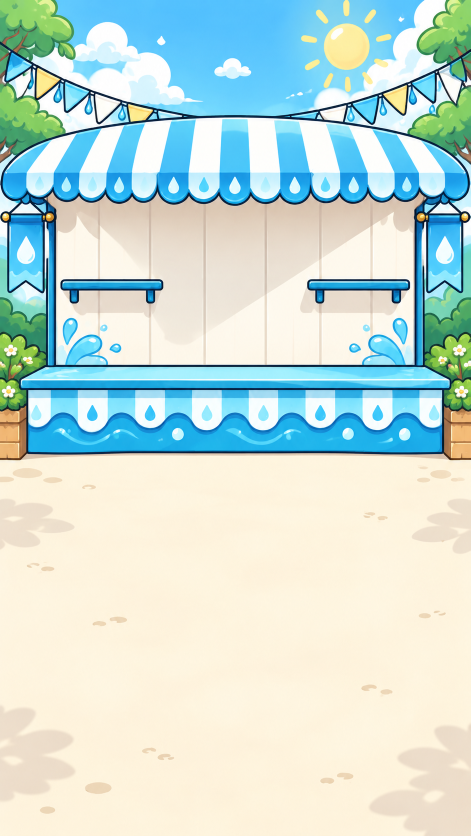
#> input picture frontend/assets/art/src/pitstop-water-point.png, 941 x 1672 px (shown at 1/2 size)
$ python install-pit-stop-art.py
#> lines starting #> are read from the running program, lines starting #| are printed output that depends on the picture
"""Cut the painted Water Point plates from the delivered master.

The shop scene used to draw its own environment as vector art. It is painted
now — one illustration of the whole stall — and this pass turns that single
file into the two plates the scene actually needs.

TWO PLATES, BECAUSE THE SCENE HAS TWO DEPTHS. The crew stands between them:

  * `pitstop-backdrop.png` — everything BEHIND the volunteers: sky, sun,
    bunting, trees, the canopy, the back wall, both shelves, and the counter's
    top surface. Opaque, full scene.
  * `pitstop-counter.png` — the counter from its BACK EDGE down, on a
    transparent canvas. Drawn after the crew, so it cuts them off at the hip
    the way a real counter would.

The counter band is not re-cropped out of the source separately: both plates
come from ONE resize of the same crop, and the front plate is simply rows
`CUT_Y` and below of it. Resizing twice would land the two on subtly different
pixel grids and leave a hairline seam across the counter's top edge at some
widths — the plates overlap exactly because they are literally the same
pixels.

THE CUT SITS TWO SOURCE ROWS ABOVE THE INK. The counter's top outline starts
at row 730; cutting at 728 means the front plate carries the whole outline and
the crew is hidden from just above it. Cutting ON the line would leave a
1px window of body showing through the stroke's anti-aliasing.

The bottom of the source is ~760px of empty sand — the stall stops at row 906.
`CROP_H` keeps a few rows past the counter's lower outline and drops the rest,
which is what takes the scene from a 0.56 portrait to a ~1.03 hero.

Usage (from frontend/):

    python scripts/install-pit-stop-art.py [master.png]

Writes assets/art/shop/pitstop-backdrop.png and pitstop-counter.png. Keep the
numbers here in step with `SCENE` in src/config/pitStop.js — they describe the
same picture, and the layout frames there are measured off this crop.
"""

import sys
from pathlib import Path

from PIL import Image

HERE = Path(__file__).resolve().parent
ASSETS = HERE.parent / "assets" / "art"
MASTER = ASSETS / "src" / "pitstop-water-point.png"
OUT = ASSETS / "shop"

# The master as delivered.
SRC_W, SRC_H = 941, 1672

# What we keep of it: full width, top of the sky down to a few rows past the
# counter's bottom outline (row 906).
CROP_H = 913

# Where the front plate starts, in SOURCE rows. Two above the counter's top
# outline at row 730.
CUT_Y = 728

# The scene's reference width. Every frame in config/pitStop.js is authored
# against this, and the plates are cut on this grid so the two register
# exactly — but they SHIP smaller (see below). The scene scales whatever it is
# given to the container, so the file's pixel size is a decode-cost decision,
# not a layout one.
SCENE_W = 1536

# What the plates ship at: 430pt (the widest iPhone) x 3, the same FULLBLEED
# number scripts/downscale-art.py caps every other full-window backdrop to.
# Past 3x there is no more detail any display can show, only pixels to decode
# on the shop tab.
#
# These two files are therefore NOT listed in downscale-art.py's targets — the
# same one-owner rule that keeps `art/ui/pro-banner.png` and `art/panel/**` out
# of it. A second pass resizing what this already sized is how a regen quietly
# undoes a resize.
SHIP_W = 1290

# The backdrop is flat cartoon fills plus one sky gradient, which a 256-colour
# palette holds to within a rounding error — and takes it from 1.3 MB to under
# 400 KB. The gradient is the only part that needs the dither.
PALETTE = 256


def main():
    master = Path(sys.argv[1]) if len(sys.argv) > 1 else MASTER
    if not master.exists():
        raise SystemExit(f"no master at {master}")

    src = Image.open(master).convert("RGBA")
    if src.size != (SRC_W, SRC_H):
        # Not fatal — the crop is proportional — but a different delivery is
        # almost always a different composition, and the frames in
        # config/pitStop.js are measured in the numbers above.
        print(f"warning: expected {SRC_W}x{SRC_H}, got {src.width}x{src.height}")

    scale = SCENE_W / src.width
#> scale = 1.63
    crop_h = round(CROP_H * src.height / SRC_H)
#> crop_h = 913
    scene_h = round(crop_h * scale)
#> scene_h = 1490
    cut = round(CUT_Y * src.height / SRC_H * scale)
#> cut = 1188

    scene = src.crop((0, 0, src.width, crop_h)).resize(
        (SCENE_W, scene_h), Image.Resampling.LANCZOS
    )
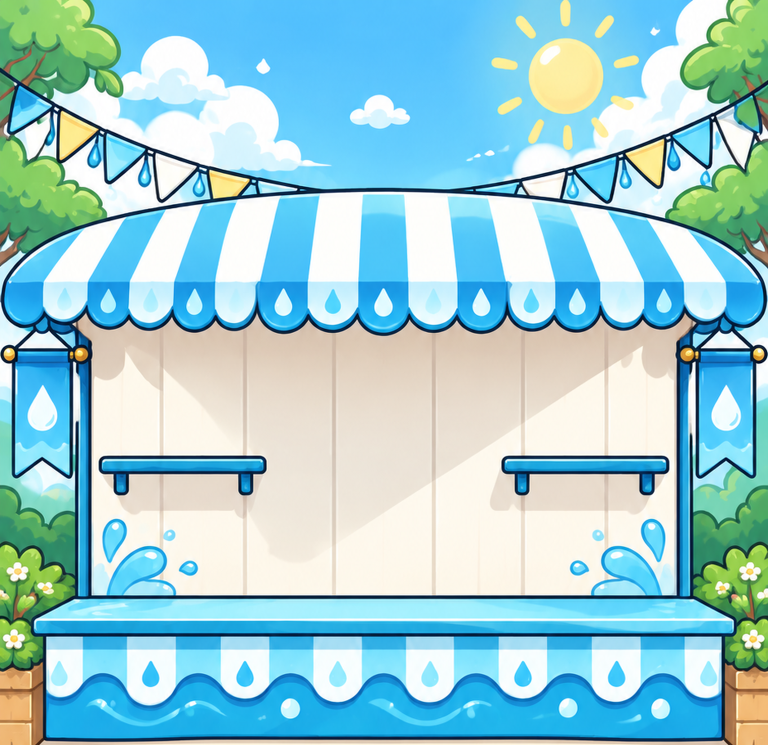
#> scene: PIL image 1536x1490 RGBA (shown at 1/2 size); mean R, G, B, A 154.4, 204.1, 211.4, 255

    OUT.mkdir(parents=True, exist_ok=True)
    ship_h = round(scene_h * SHIP_W / SCENE_W)
#> ship_h = 1251
    ship = lambda im: im.resize((SHIP_W, ship_h), Image.Resampling.LANCZOS)

    # The backdrop is opaque by construction — nothing in the scene shows
    # through it — so it ships as RGB. An alpha channel here would be a
    # megabyte of 255s and one more thing for the decoder to blend.
    backdrop = ship(scene.convert("RGB")).quantize(
        colors=PALETTE, method=Image.Quantize.MEDIANCUT, dither=Image.Dither.FLOYDSTEINBERG
    )
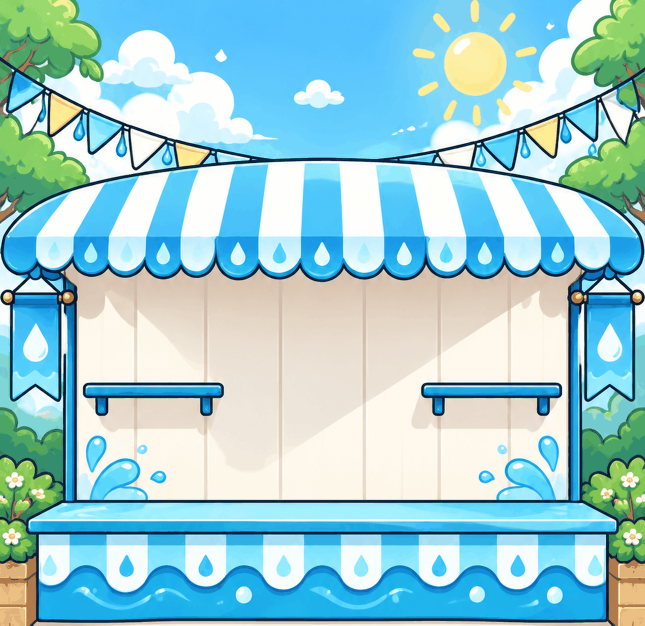
#> backdrop: PIL image 1290x1251 P (shown at 1/2 size); mean R, G, B 154.3, 204.3, 212
    backdrop.save(OUT / "pitstop-backdrop.png", optimize=True)

    # The front plate keeps its transparent top: the scene pins it to the full
    # scene box, so the empty rows above the cut are what hold it in register.
    # It stays true-colour — it is mostly transparent, so it compresses to less
    # than the backdrop's palette anyway, and quantising RGBA is the one thing
    # that would harden its anti-aliased top edge into a jagged line.
    counter = Image.new("RGBA", (SCENE_W, scene_h), (0, 0, 0, 0))
#> counter: PIL image 1536x1490 RGBA; every value is 0
    counter.paste(scene.crop((0, cut, SCENE_W, scene_h)), (0, cut))
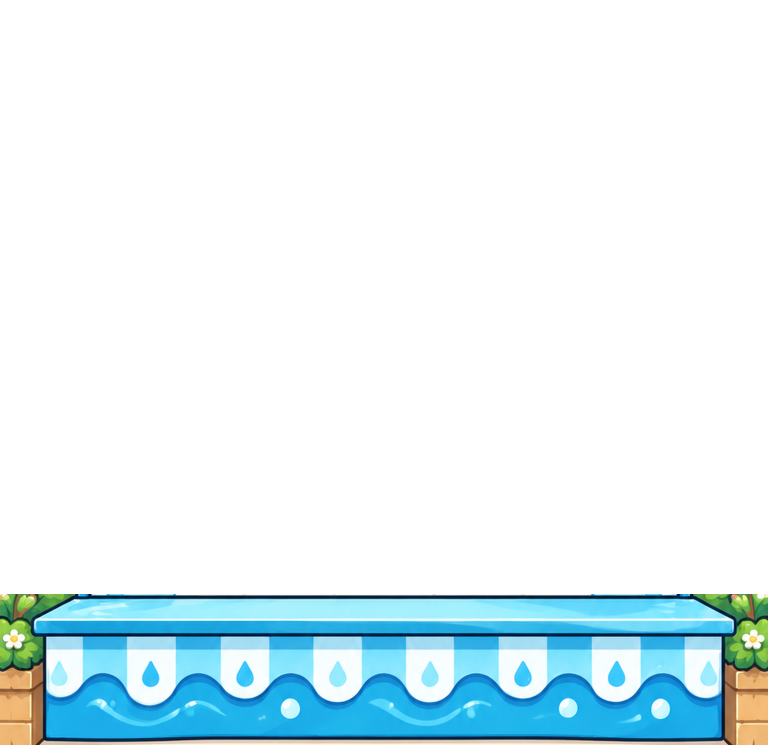
#> counter: PIL image 1536x1490 RGBA (shown at 1/2 size); mean R, G, B, A 22.4, 38.2, 42.7, 51.7; transparent parts drawn white
    ship(counter).save(OUT / "pitstop-counter.png", optimize=True)
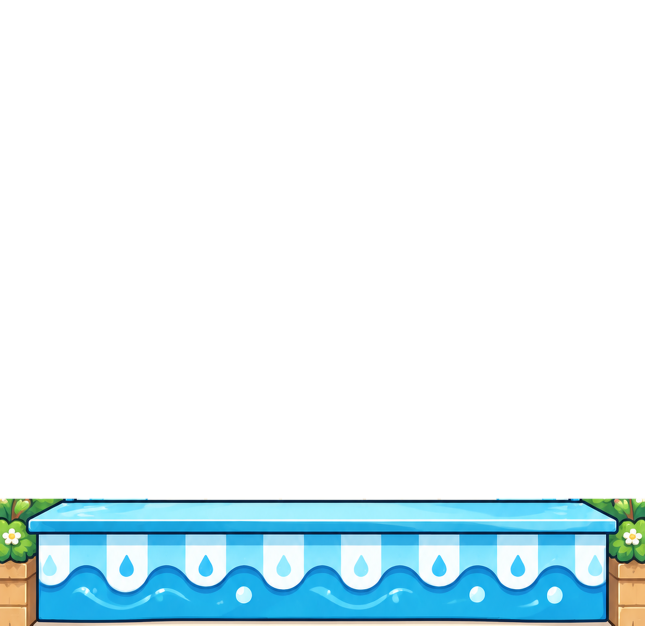
#> saved as pitstop-counter.png: PIL image 1290x1251 RGBA (shown at 1/2 size); mean R, G, B, A 22.7, 38.4, 42.9, 51.7; transparent parts drawn white

    for name in ("pitstop-backdrop.png", "pitstop-counter.png"):
        path = OUT / name
#> (the run stopped early here; a loop or call above may not have finished)

$ run again, with frontend/assets/art/src/home-backdrop.png copied over frontend/assets/art/src/pitstop-water-point.png
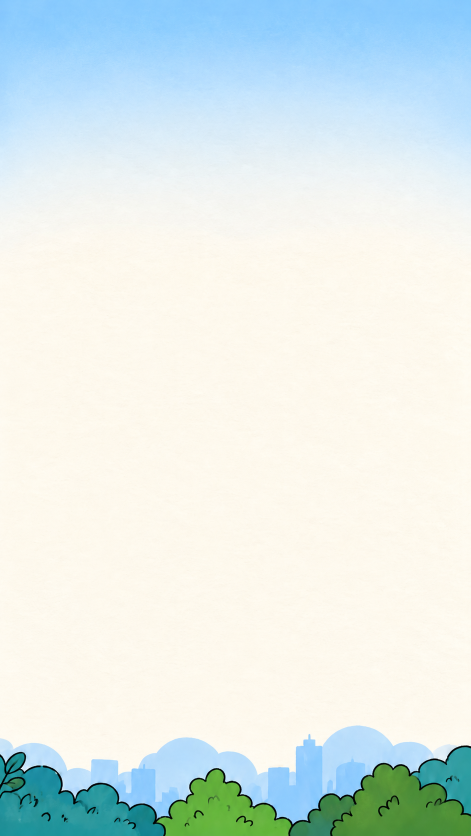
#> input picture frontend/assets/art/src/home-backdrop.png, 941 x 1672 px (shown at 1/2 size)
#> in main, `scene = src.crop((0, 0, src.width, crop_h)).resize( (SCENE_W, scene_h)..`:
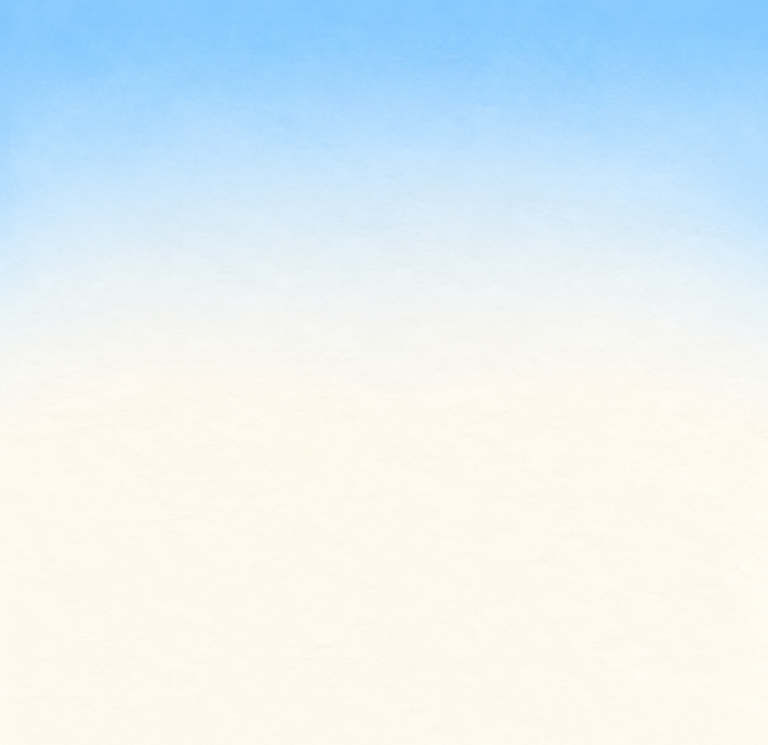
#> scene: PIL image 1536x1490 RGBA (shown at 1/2 size); mean R, G, B, A 225.4, 238.1, 243.4, 255
#> in main, `counter.paste(scene.crop((0, cut, SCENE_W, scene_h)), (0, cut))`:
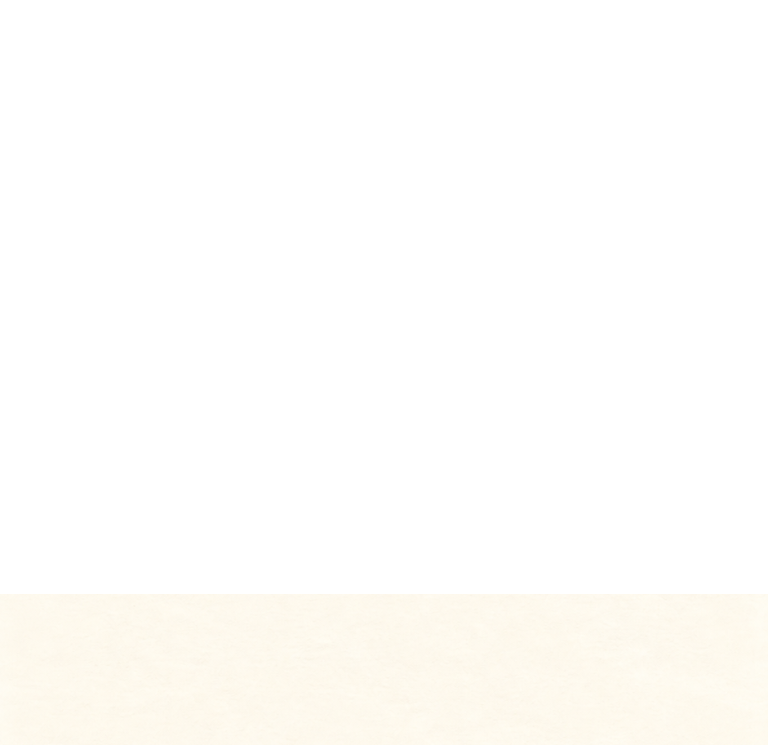
#> counter: PIL image 1536x1490 RGBA (shown at 1/2 size); mean R, G, B, A 51.3, 50.4, 48.1, 51.7; transparent parts drawn white
